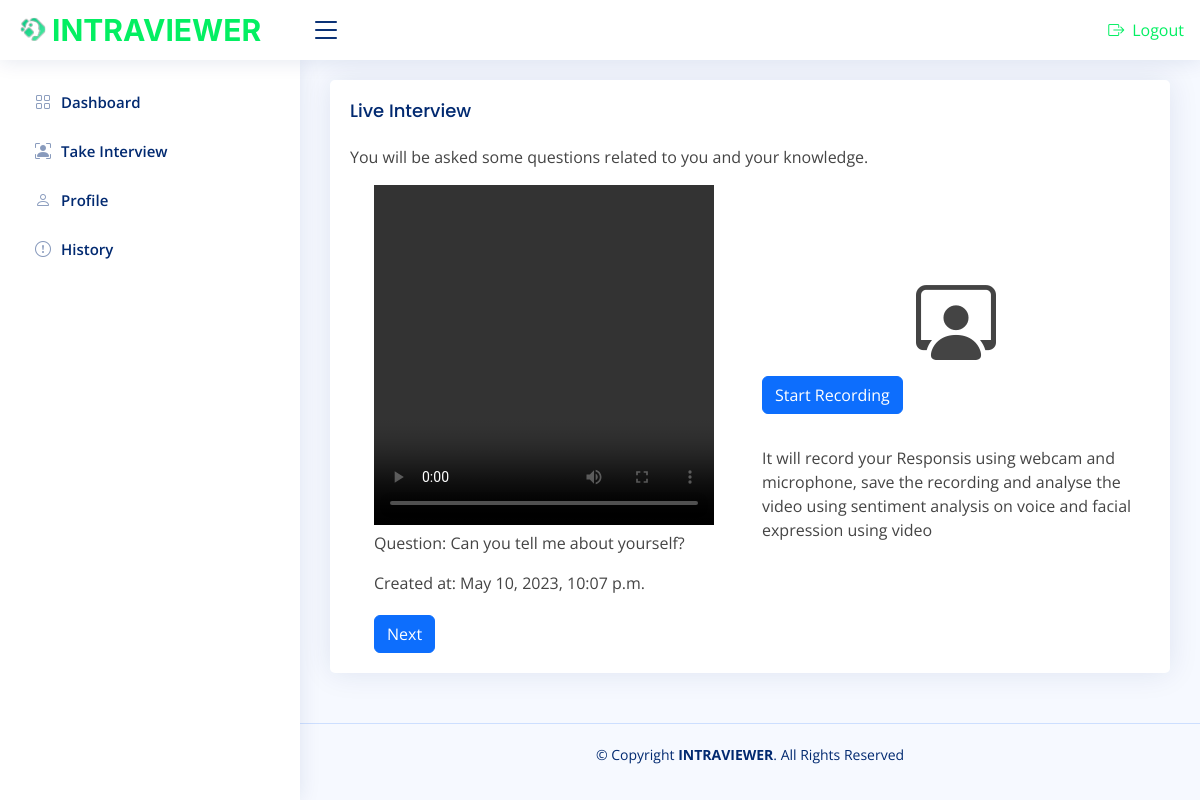
/interview/ (signed in), run on the app's committed database.
### questions/models.py (models this page shows, shortened)
class Question(models.Model):
    text = models.CharField(max_length=255)
    video_question = models.FileField(upload_to='Questions/', null=True, verbose_name="")
    created_at = models.DateTimeField(auto_now_add=True)

### interview/views.py (the view, shortened to what this page needs)
# urls.py: path('interview/', InterviewView.as_view(), name='interview'),
class InterviewView(View):
    def dispatch(self, request, *args, **kwargs):
        if not request.user.is_authenticated:
            return redirect('login')
        return super().dispatch(request, *args, **kwargs)
    def get(self, request):
        questions = Question.objects.all()
        return render(request, 'core/interview.html', {'questions': questions})

### core/templates/core/interview.html (shortened to what this page needs)
{% extends 'core/userbase.html' %}
{% load static %}
    {% block Interview %}
    <section class="section">
      <div class="row">
        <div class="col-lg-12">
          <div class="card">
            <div class="card-body">
              <h5 class="card-title">Live Interview </h5>
              <p class="card-text">You will be asked some questions related to you and your knowledge.</p>
              <div class='row'>
                <div class="col-lg-6">
                  <div class="d-flex flex-column align-items-center justify-content-center">
                    <div class="video-container">
                      {% for q in questions %}
                      <div class="question-container">
                        <video src="{{ q.video_question.url }}" width="340" height="340" controls></video>
                        <p>Question: {{ q.text }}</p>
                        <p>Created at: {{ q.created_at }}</p>
                      </div>
                      {% endfor %}
                      <input class="next-button btn btn-primary mt-1" value="Next" type='submit'>
                    </div>
                  </div>
                </div>
                <div class='col-lg-6 d-flex flex-column align-items-right justify-content-center'>
                  <i class="bi bi-person-workspace d-flex align-items-center justify-content-center display-1"></i>
                  <form method="POST" enctype="multipart/form-data">
                    <div class="mb-3">
                      <button type='submit' class='btn btn-primary my-3'>Start Recording</button>
                  </form>
                  <p class=' my-3'>It will record your Responsis using webcam and microphone, save the recording and analyse the video using sentiment analysis on voice and facial expression using video</p>
                </div>
              </div>
            </div>
          </div>
        </div>
      </div>
    </section>
{% endblock Interview %}

### core/static/core/UserAssets/css/style.css (style rules this page uses)
:root { scroll-behavior: smooth; }
body { font-family: "Open Sans", sans-serif; background: #f6f9ff; color: #444444; }
h1, h2, h3, h4, h5, h6 { font-family: "Nunito", sans-serif; }
.card { margin-bottom: 30px; border: none; border-radius: 5px; box-shadow: 0px 0 30px rgba(1, 41, 112, 0.1); }
.card-title { padding: 20px 0 15px 0; font-size: 18px; font-weight: 500; color: #012970; font-family: "Poppins", sans-serif; }
.card-body { padding: 0 20px 20px 20px; }

### data on the page
Question: text "Can you tell me about yourself?", created_at "May 10, 2023, 10:07 p.m."
